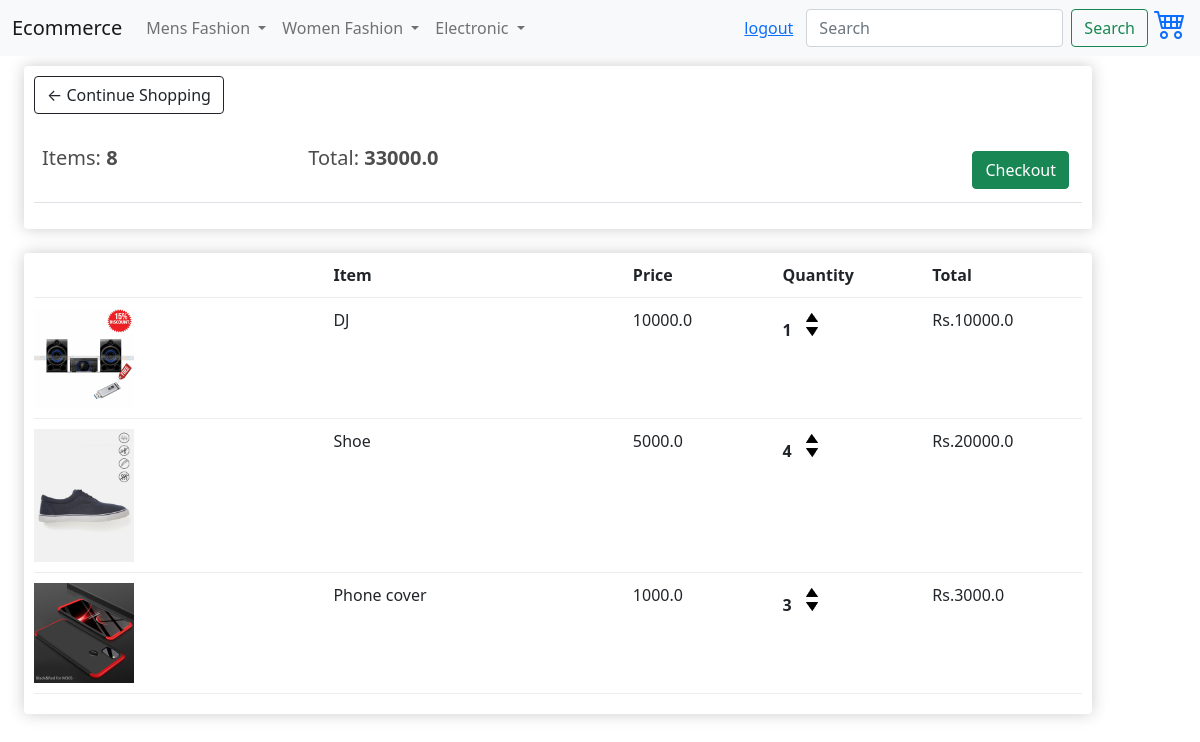
The app's page /cart/ (signed in) with its own data.
### store/models.py (models this page shows, shortened)
class Order(models.Model):
    customer = models.ForeignKey(Customer, on_delete=models.SET_NULL, null=True, blank=True)
    date_ordered = models.DateTimeField(auto_now_add=True)
    complete = models.BooleanField(default=False)
    transaction_id = models.CharField(max_length=100, null=True)
    @property
    def get_cart_total(self):
        orderitems = self.orderitem_set.all()
        total = sum([item.get_total for item in orderitems])
        return total
    @property
    def get_cart_items(self):
        orderitems = self.orderitem_set.all()
        total = sum([item.quantity for item in orderitems])
        return total

class OrderItem(models.Model):
    product = models.ForeignKey(Product, on_delete=models.SET_NULL, null=True)
    order = models.ForeignKey(Order, on_delete=models.SET_NULL, null=True)
    quantity = models.IntegerField(default=0, null=True, blank=True)
    date_added = models.DateTimeField(auto_now_add=True)
    @property
    def get_total(self):
        total = self.product.price * self.quantity
        return total

class Product(models.Model):
    product_status = (
        ('N',"New"),
        ('T',"Trending"),
        ('X','Excel'),
            )
    category_type = (
        ("Men","Men"),
        ("Women","Women"),
        ("Electronic","Electronic"),
        ("Book","Book"),)
    name = models.CharField(max_length=200)
    price = models.FloatField()
    category = models.CharField(max_length=10,choices=category_type,null=True, blank=True)
    status = models.CharField(max_length=1,choices= product_status,null=True, blank=True)
    description = models.TextField(null=True,blank = True)
    featured = models.ImageField(null=True, blank=True)
    @property
    def imageURL(self):
        try:
            url = self.featured.url
        except:
            url = ''
        return url

### store/views.py (the view)
# urls.py: path('cart/', views.cart , name = 'cart'),
def cart(request):
    data = cartData(request)
    cartItems = data['cartItems']
    order = data['order']
    items = data['items']
    context = {'items':items, 'order':order, 'cartItems':cartItems}
    return render(request, 'store/cart.html', context)

### store/utils.py (called while the page is built)
def cartData(request):
    if request.user.is_authenticated:
        customer = request.user.customer
        order, created = Order.objects.get_or_create(customer=customer, complete=False)
        items = order.orderitem_set.all()
        cartItems = order.get_cart_items
    else:
        cookieData = cookieCart(request)
        cartItems = cookieData['cartItems']
        order = cookieData['order']
        items = cookieData['items']
    return {'cartItems':cartItems ,'order':order, 'items':items}

### store/templates/store/cart.html
{% extends 'store/main.html' %}
{% load static %}
{% block content %}
    <div class="container row">
        <div class="col-lg-12">
            <div class="box-element">
                <a  class="btn btn-outline-dark" href="{% url 'store' %}">&#x2190; Continue Shopping</a>
                <br>
                <br>
                <table class="table">
                    <tr>
                        <th><h5>Items: <strong> {{ order.get_cart_items }}</strong></h5></th>
                        <th><h5>Total:<strong> {{ order.get_cart_total }}</strong></h5></th>
                        <th>
                        <a  style="float:right; margin:5px;" class="btn btn-success" href="{% url 'checkout' %}">Checkout</a>
                        </th>
                    </tr>
                </table>
            </div>
            <br>
            <div class="box-element">
                <div class="cart-row">
                    <div style="flex:2"></div>
                    <div style="flex:2"><strong>Item</strong></div>
                    <div style="flex:1"><strong>Price</strong></div>
                    <div style="flex:1"><strong>Quantity</strong></div>
                    <div style="flex:1"><strong>Total</strong></div>
                </div>
                {% for item in items%}
                <div class="cart-row">
                    <div style="flex:2"><img class="row-image" src={{ item.product.imageURL }}></div>
                    <div style="flex:2"><p>{{ item.product.name }}</p></div>
                    <div style="flex:1"><p>{{ item.product.price }}</p></div>
                    <div style="flex:1">
                        <p class="quantity">{{ item.quantity }}</p>
                        <div class="quantity">
                            <img data-product="{{ item.product.id }}" data-action="add" class="chg-quantity update-cart" src="{% static  'images/arrow-up.png' %}">
                            <img data-product=" {{ item.product.id }} " data-action = "remove" class="chg-quantity update-cart" src="{% static  'images/arrow-down.png' %}">
                        </div>
                    </div>
                    <div style="flex:1"><p>Rs.{{ item.get_total }}</p></div>
                </div>
                {% endfor %}
            </div>
        </div>
    </div>
{% endblock content %}

### static/css/main.css (style rules this page uses)
h1,h2,h3,h4,h5,h6 { color:hsl(0, 0%, 30%); }
.box-element { box-shadow:hsl(0, 0%, 80%) 0 0 16px; background-color: #fff; border-radius: 4px; padding: 10px; }
.col-lg-4, .col-lg-6, .col-lg-8, .col-lg-12 { margin-top: 10px; }
.row-image { width: 100px; }
.cart-row { display: flex; align-items: flex-stretch; padding-bottom: 10px; margin-bottom: 10px; border-bottom: 1px solid #ececec; }
.quantity { display: inline-block; font-weight: 700; padding-right:10px; }
.chg-quantity { width: 12px; cursor: pointer; display: block; margin-top: 5px; transition:.1s; }

### records on screen
Order: get_cart_items "8", get_cart_total "33000.0"
OrderItem: product.imageURL (picture), product.name "DJ", product.price "10000.0", quantity "1", get_total "10000.0"
OrderItem: product.imageURL (picture), product.name "Shoe", product.price "5000.0", quantity "4", get_total "20000.0"
OrderItem: product.imageURL (picture), product.name "Phone cover", product.price "1000.0", quantity "3", get_total "3000.0"
